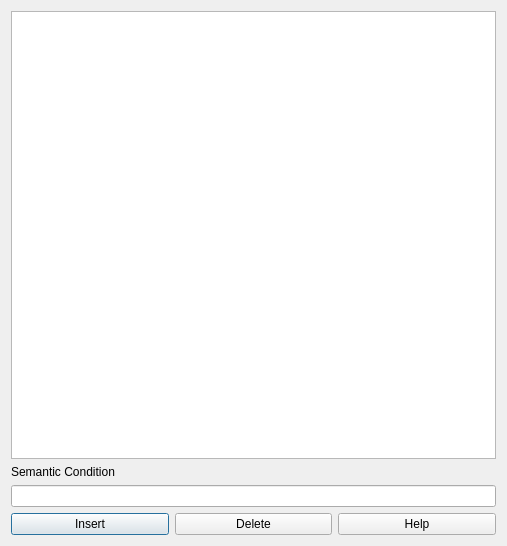
              <widget class="QWidget" name="semanticconditionsm1">
               <property name="geometry">
                <rect>
                 <x>0</x>
                 <y>0</y>
                 <width>507</width>
                 <height>546</height>
                </rect>
               </property>
               <attribute name="label">
                <string>Semantic Conditions</string>
               </attribute>
               <layout class="QVBoxLayout" name="verticalLayoutm4">
                <item>
                 <widget class="QTableView" name="tvsemanticconditionviewm1">
                  <property name="alternatingRowColors">
                   <bool>true</bool>
                  </property>
                  <property name="selectionMode">
                   <enum>QAbstractItemView::MultiSelection</enum>
                  </property>
                  <property name="selectionBehavior">
                   <enum>QAbstractItemView::SelectRows</enum>
                  </property>
                  <property name="sortingEnabled">
                   <bool>true</bool>
                  </property>
                 </widget>
                </item>
                <item>
                 <widget class="QLabel" name="lsemanticconditionm1">
                  <property name="text">
                   <string>Semantic Condition</string>
                  </property>
                 </widget>
                </item>
                <item>
                 <widget class="QLineEdit" name="lesemanticconditionm1"/>
                </item>
                <item>
                 <layout class="QHBoxLayout" name="semanticconditionshm1">
                  <item>
                   <widget class="QPushButton" name="bsemanticconditioninsertm1">
                    <property name="text">
                     <string>Insert</string>
                    </property>
                    <property name="icon">
                     <iconset resource="icons.qrc">
                      <normaloff>:/icons/ieditadd.png</normaloff>:/icons/ieditadd.png</iconset>
                    </property>
                    <property name="default">
                     <bool>true</bool>
                    </property>
                   </widget>
                  </item>
                  <item>
                   <widget class="QPushButton" name="bsemanticconditiondeletem1">
                    <property name="text">
                     <string>Delete</string>
                    </property>
                    <property name="icon">
                     <iconset resource="icons.qrc">
                      <normaloff>:/icons/ieditdelete.png</normaloff>:/icons/ieditdelete.png</iconset>
                    </property>
                   </widget>
                  </item>
                  <item>
                   <widget class="QPushButton" name="bsemanticconditionhelpm1">
                    <property name="text">
                     <string>Help</string>
                    </property>
                    <property name="icon">
                     <iconset resource="icons.qrc">
                      <normaloff>:/icons/ihelp.png</normaloff>:/icons/ihelp.png</iconset>
                    </property>
                   </widget>
                  </item>
                 </layout>
                </item>
               </layout>
              </widget>
